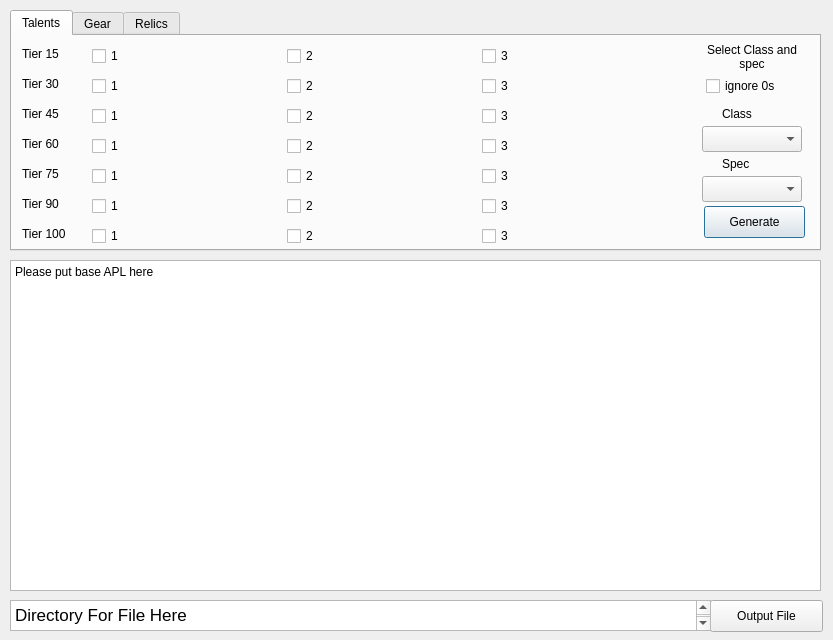
<?xml version="1.0" encoding="UTF-8"?>
<ui version="4.0">
 <class>Dialog</class>
 <widget class="QDialog" name="Dialog">
  <property name="geometry">
   <rect>
    <x>0</x>
    <y>0</y>
    <width>833</width>
    <height>640</height>
   </rect>
  </property>
  <property name="minimumSize">
   <size>
    <width>833</width>
    <height>640</height>
   </size>
  </property>
  <property name="maximumSize">
   <size>
    <width>833</width>
    <height>640</height>
   </size>
  </property>
  <property name="windowTitle">
   <string>Dialog</string>
  </property>
  <widget class="QTabWidget" name="tabWidget">
   <property name="geometry">
    <rect>
     <x>10</x>
     <y>10</y>
     <width>811</width>
     <height>241</height>
    </rect>
   </property>
   <property name="currentIndex">
    <number>0</number>
   </property>
   <widget class="QWidget" name="tabTalents">
    <attribute name="title">
     <string>Talents</string>
    </attribute>
    <widget class="QPushButton" name="buttonGenerateTalents">
     <property name="geometry">
      <rect>
       <x>692</x>
       <y>170</y>
       <width>101</width>
       <height>32</height>
      </rect>
     </property>
     <property name="text">
      <string>Generate</string>
     </property>
    </widget>
    <widget class="QLabel" name="label">
     <property name="geometry">
      <rect>
       <x>10</x>
       <y>10</y>
       <width>60</width>
       <height>16</height>
      </rect>
     </property>
     <property name="text">
      <string>Tier 15</string>
     </property>
    </widget>
    <widget class="QLabel" name="label_2">
     <property name="geometry">
      <rect>
       <x>10</x>
       <y>40</y>
       <width>60</width>
       <height>16</height>
      </rect>
     </property>
     <property name="text">
      <string>Tier 30</string>
     </property>
    </widget>
    <widget class="QLabel" name="label_3">
     <property name="geometry">
      <rect>
       <x>10</x>
       <y>70</y>
       <width>60</width>
       <height>16</height>
      </rect>
     </property>
     <property name="text">
      <string>Tier 45</string>
     </property>
    </widget>
    <widget class="QLabel" name="label_4">
     <property name="geometry">
      <rect>
       <x>10</x>
       <y>100</y>
       <width>60</width>
       <height>16</height>
      </rect>
     </property>
     <property name="text">
      <string>Tier 60</string>
     </property>
    </widget>
    <widget class="QLabel" name="label_5">
     <property name="geometry">
      <rect>
       <x>10</x>
       <y>130</y>
       <width>60</width>
       <height>16</height>
      </rect>
     </property>
     <property name="text">
      <string>Tier 75</string>
     </property>
    </widget>
    <widget class="QLabel" name="label_6">
     <property name="geometry">
      <rect>
       <x>10</x>
       <y>160</y>
       <width>60</width>
       <height>16</height>
      </rect>
     </property>
     <property name="text">
      <string>Tier 90</string>
     </property>
    </widget>
    <widget class="QLabel" name="label_7">
     <property name="geometry">
      <rect>
       <x>10</x>
       <y>190</y>
       <width>60</width>
       <height>16</height>
      </rect>
     </property>
     <property name="text">
      <string>Tier 100</string>
     </property>
    </widget>
    <widget class="QComboBox" name="comboBoxClass">
     <property name="geometry">
      <rect>
       <x>690</x>
       <y>90</y>
       <width>100</width>
       <height>26</height>
      </rect>
     </property>
    </widget>
    <widget class="QComboBox" name="comboBoxSpec">
     <property name="geometry">
      <rect>
       <x>690</x>
       <y>140</y>
       <width>100</width>
       <height>26</height>
      </rect>
     </property>
    </widget>
    <widget class="QLabel" name="label_8">
     <property name="geometry">
      <rect>
       <x>710</x>
       <y>70</y>
       <width>60</width>
       <height>16</height>
      </rect>
     </property>
     <property name="text">
      <string>Class</string>
     </property>
    </widget>
    <widget class="QLabel" name="label_9">
     <property name="geometry">
      <rect>
       <x>710</x>
       <y>120</y>
       <width>60</width>
       <height>16</height>
      </rect>
     </property>
     <property name="text">
      <string>Spec</string>
     </property>
    </widget>
    <widget class="QCheckBox" name="checkBox1_1">
     <property name="geometry">
      <rect>
       <x>80</x>
       <y>10</y>
       <width>175</width>
       <height>20</height>
      </rect>
     </property>
     <property name="text">
      <string>1</string>
     </property>
    </widget>
    <widget class="QCheckBox" name="checkBox2_1">
     <property name="geometry">
      <rect>
       <x>80</x>
       <y>40</y>
       <width>175</width>
       <height>20</height>
      </rect>
     </property>
     <property name="text">
      <string>1</string>
     </property>
    </widget>
    <widget class="QCheckBox" name="checkBox3_1">
     <property name="geometry">
      <rect>
       <x>80</x>
       <y>70</y>
       <width>175</width>
       <height>20</height>
      </rect>
     </property>
     <property name="text">
      <string>1</string>
     </property>
    </widget>
    <widget class="QCheckBox" name="checkBox4_1">
     <property name="geometry">
      <rect>
       <x>80</x>
       <y>100</y>
       <width>175</width>
       <height>20</height>
      </rect>
     </property>
     <property name="text">
      <string>1</string>
     </property>
    </widget>
    <widget class="QCheckBox" name="checkBox5_1">
     <property name="geometry">
      <rect>
       <x>80</x>
       <y>130</y>
       <width>175</width>
       <height>20</height>
      </rect>
     </property>
     <property name="text">
      <string>1</string>
     </property>
    </widget>
    <widget class="QCheckBox" name="checkBox6_1">
     <property name="geometry">
      <rect>
       <x>80</x>
       <y>160</y>
       <width>175</width>
       <height>20</height>
      </rect>
     </property>
     <property name="text">
      <string>1</string>
     </property>
    </widget>
    <widget class="QCheckBox" name="checkBox7_1">
     <property name="geometry">
      <rect>
       <x>80</x>
       <y>190</y>
       <width>175</width>
       <height>20</height>
      </rect>
     </property>
     <property name="text">
      <string>1</string>
     </property>
    </widget>
    <widget class="QCheckBox" name="checkBox6_2">
     <property name="geometry">
      <rect>
       <x>275</x>
       <y>160</y>
       <width>175</width>
       <height>20</height>
      </rect>
     </property>
     <property name="text">
      <string>2</string>
     </property>
    </widget>
    <widget class="QCheckBox" name="checkBox3_2">
     <property name="geometry">
      <rect>
       <x>275</x>
       <y>70</y>
       <width>175</width>
       <height>20</height>
      </rect>
     </property>
     <property name="text">
      <string>2</string>
     </property>
    </widget>
    <widget class="QCheckBox" name="checkBox2_2">
     <property name="geometry">
      <rect>
       <x>275</x>
       <y>40</y>
       <width>175</width>
       <height>20</height>
      </rect>
     </property>
     <property name="text">
      <string>2</string>
     </property>
    </widget>
    <widget class="QCheckBox" name="checkBox1_2">
     <property name="geometry">
      <rect>
       <x>275</x>
       <y>10</y>
       <width>175</width>
       <height>20</height>
      </rect>
     </property>
     <property name="text">
      <string>2</string>
     </property>
    </widget>
    <widget class="QCheckBox" name="checkBox4_2">
     <property name="geometry">
      <rect>
       <x>275</x>
       <y>100</y>
       <width>175</width>
       <height>20</height>
      </rect>
     </property>
     <property name="text">
      <string>2</string>
     </property>
    </widget>
    <widget class="QCheckBox" name="checkBox5_2">
     <property name="geometry">
      <rect>
       <x>275</x>
       <y>130</y>
       <width>175</width>
       <height>20</height>
      </rect>
     </property>
     <property name="text">
      <string>2</string>
     </property>
    </widget>
    <widget class="QCheckBox" name="checkBox7_2">
     <property name="geometry">
      <rect>
       <x>275</x>
       <y>190</y>
       <width>175</width>
       <height>20</height>
      </rect>
     </property>
     <property name="text">
      <string>2</string>
     </property>
    </widget>
    <widget class="QCheckBox" name="checkBox5_3">
     <property name="geometry">
      <rect>
       <x>470</x>
       <y>130</y>
       <width>200</width>
       <height>20</height>
      </rect>
     </property>
     <property name="text">
      <string>3</string>
     </property>
    </widget>
    <widget class="QCheckBox" name="checkBox2_3">
     <property name="geometry">
      <rect>
       <x>470</x>
       <y>40</y>
       <width>200</width>
       <height>20</height>
      </rect>
     </property>
     <property name="text">
      <string>3</string>
     </property>
    </widget>
    <widget class="QCheckBox" name="checkBox4_3">
     <property name="geometry">
      <rect>
       <x>470</x>
       <y>100</y>
       <width>200</width>
       <height>20</height>
      </rect>
     </property>
     <property name="text">
      <string>3</string>
     </property>
    </widget>
    <widget class="QCheckBox" name="checkBox6_3">
     <property name="geometry">
      <rect>
       <x>470</x>
       <y>160</y>
       <width>200</width>
       <height>20</height>
      </rect>
     </property>
     <property name="text">
      <string>3</string>
     </property>
    </widget>
    <widget class="QCheckBox" name="checkBox1_3">
     <property name="geometry">
      <rect>
       <x>470</x>
       <y>10</y>
       <width>200</width>
       <height>20</height>
      </rect>
     </property>
     <property name="text">
      <string>3</string>
     </property>
    </widget>
    <widget class="QCheckBox" name="checkBox7_3">
     <property name="geometry">
      <rect>
       <x>470</x>
       <y>190</y>
       <width>200</width>
       <height>20</height>
      </rect>
     </property>
     <property name="text">
      <string>3</string>
     </property>
    </widget>
    <widget class="QCheckBox" name="checkBox3_3">
     <property name="geometry">
      <rect>
       <x>470</x>
       <y>70</y>
       <width>200</width>
       <height>20</height>
      </rect>
     </property>
     <property name="text">
      <string>3</string>
     </property>
    </widget>
    <widget class="QLabel" name="labelTalentsTabInfo">
     <property name="geometry">
      <rect>
       <x>690</x>
       <y>0</y>
       <width>100</width>
       <height>41</height>
      </rect>
     </property>
     <property name="text">
      <string>Select Class and spec</string>
     </property>
     <property name="alignment">
      <set>Qt::AlignCenter</set>
     </property>
     <property name="wordWrap">
      <bool>true</bool>
     </property>
    </widget>
    <widget class="QCheckBox" name="checkBoxIgnoreZeros">
     <property name="geometry">
      <rect>
       <x>694</x>
       <y>40</y>
       <width>91</width>
       <height>20</height>
      </rect>
     </property>
     <property name="text">
      <string>ignore 0s</string>
     </property>
    </widget>
   </widget>
   <widget class="QWidget" name="tabGear">
    <attribute name="title">
     <string>Gear</string>
    </attribute>
    <widget class="QPushButton" name="buttonGenerateGear">
     <property name="geometry">
      <rect>
       <x>692</x>
       <y>170</y>
       <width>101</width>
       <height>32</height>
      </rect>
     </property>
     <property name="text">
      <string>Generate</string>
     </property>
    </widget>
    <widget class="QPushButton" name="buttonAddGear">
     <property name="geometry">
      <rect>
       <x>420</x>
       <y>60</y>
       <width>113</width>
       <height>32</height>
      </rect>
     </property>
     <property name="text">
      <string>Add Gear</string>
     </property>
    </widget>
    <widget class="QListView" name="listViewGearList">
     <property name="geometry">
      <rect>
       <x>10</x>
       <y>10</y>
       <width>391</width>
       <height>192</height>
      </rect>
     </property>
    </widget>
    <widget class="QPushButton" name="buttonRemoveGear">
     <property name="geometry">
      <rect>
       <x>420</x>
       <y>20</y>
       <width>113</width>
       <height>32</height>
      </rect>
     </property>
     <property name="text">
      <string>Remove Gear</string>
     </property>
    </widget>
    <widget class="QLabel" name="label_12">
     <property name="geometry">
      <rect>
       <x>710</x>
       <y>70</y>
       <width>60</width>
       <height>16</height>
      </rect>
     </property>
     <property name="text">
      <string>Class</string>
     </property>
    </widget>
    <widget class="QComboBox" name="comboBoxSpec_3">
     <property name="geometry">
      <rect>
       <x>690</x>
       <y>140</y>
       <width>100</width>
       <height>26</height>
      </rect>
     </property>
    </widget>
    <widget class="QLabel" name="label_13">
     <property name="geometry">
      <rect>
       <x>710</x>
       <y>120</y>
       <width>60</width>
       <height>16</height>
      </rect>
     </property>
     <property name="text">
      <string>Spec</string>
     </property>
    </widget>
    <widget class="QComboBox" name="comboBoxClass_3">
     <property name="geometry">
      <rect>
       <x>690</x>
       <y>90</y>
       <width>100</width>
       <height>26</height>
      </rect>
     </property>
    </widget>
    <widget class="QLabel" name="labelGearInfo">
     <property name="geometry">
      <rect>
       <x>690</x>
       <y>0</y>
       <width>100</width>
       <height>60</height>
      </rect>
     </property>
     <property name="text">
      <string>Select Class and spec for Gear options</string>
     </property>
     <property name="alignment">
      <set>Qt::AlignCenter</set>
     </property>
     <property name="wordWrap">
      <bool>true</bool>
     </property>
    </widget>
    <widget class="QPushButton" name="buttonEditGear">
     <property name="geometry">
      <rect>
       <x>420</x>
       <y>110</y>
       <width>113</width>
       <height>32</height>
      </rect>
     </property>
     <property name="text">
      <string>Edit Gear</string>
     </property>
    </widget>
   </widget>
   <widget class="QWidget" name="tabRelics">
    <attribute name="title">
     <string>Relics</string>
    </attribute>
    <widget class="QPushButton" name="buttonGenerateRelic">
     <property name="geometry">
      <rect>
       <x>692</x>
       <y>170</y>
       <width>101</width>
       <height>32</height>
      </rect>
     </property>
     <property name="text">
      <string>Generate</string>
     </property>
    </widget>
    <widget class="QPushButton" name="buttonAddRelic">
     <property name="geometry">
      <rect>
       <x>420</x>
       <y>60</y>
       <width>113</width>
       <height>32</height>
      </rect>
     </property>
     <property name="text">
      <string>Add Relic</string>
     </property>
    </widget>
    <widget class="QPushButton" name="buttonRemoveRelic">
     <property name="geometry">
      <rect>
       <x>420</x>
       <y>20</y>
       <width>113</width>
       <height>32</height>
      </rect>
     </property>
     <property name="text">
      <string>Remove Relic</string>
     </property>
    </widget>
    <widget class="QListView" name="listViewRelicList">
     <property name="geometry">
      <rect>
       <x>10</x>
       <y>10</y>
       <width>391</width>
       <height>192</height>
      </rect>
     </property>
    </widget>
    <widget class="QLabel" name="label_10">
     <property name="geometry">
      <rect>
       <x>710</x>
       <y>70</y>
       <width>60</width>
       <height>16</height>
      </rect>
     </property>
     <property name="text">
      <string>Class</string>
     </property>
    </widget>
    <widget class="QComboBox" name="comboBoxSpec_2">
     <property name="geometry">
      <rect>
       <x>690</x>
       <y>140</y>
       <width>100</width>
       <height>26</height>
      </rect>
     </property>
    </widget>
    <widget class="QLabel" name="label_11">
     <property name="geometry">
      <rect>
       <x>710</x>
       <y>120</y>
       <width>60</width>
       <height>16</height>
      </rect>
     </property>
     <property name="text">
      <string>Spec</string>
     </property>
    </widget>
    <widget class="QComboBox" name="comboBoxClass_2">
     <property name="geometry">
      <rect>
       <x>690</x>
       <y>90</y>
       <width>100</width>
       <height>26</height>
      </rect>
     </property>
    </widget>
    <widget class="QLabel" name="labelRelicInfo">
     <property name="geometry">
      <rect>
       <x>690</x>
       <y>0</y>
       <width>100</width>
       <height>60</height>
      </rect>
     </property>
     <property name="text">
      <string>&lt;html&gt;&lt;head/&gt;&lt;body&gt;&lt;p&gt;Select Class and spec for Relic options&lt;/p&gt;&lt;/body&gt;&lt;/html&gt;</string>
     </property>
     <property name="alignment">
      <set>Qt::AlignCenter</set>
     </property>
     <property name="wordWrap">
      <bool>true</bool>
     </property>
    </widget>
   </widget>
  </widget>
  <widget class="QPlainTextEdit" name="textEditAPL">
   <property name="geometry">
    <rect>
     <x>10</x>
     <y>260</y>
     <width>811</width>
     <height>331</height>
    </rect>
   </property>
   <property name="plainText">
    <string>Please put base APL here</string>
   </property>
  </widget>
  <widget class="QPushButton" name="buttonOutputFile">
   <property name="geometry">
    <rect>
     <x>710</x>
     <y>600</y>
     <width>113</width>
     <height>32</height>
    </rect>
   </property>
   <property name="text">
    <string>Output File</string>
   </property>
  </widget>
  <widget class="QTextEdit" name="textEditFileSave">
   <property name="geometry">
    <rect>
     <x>10</x>
     <y>600</y>
     <width>701</width>
     <height>31</height>
    </rect>
   </property>
   <property name="html">
    <string>&lt;!DOCTYPE HTML PUBLIC &quot;-//W3C//DTD HTML 4.0//EN&quot; &quot;http://www.w3.org/TR/REC-html40/strict.dtd&quot;&gt;
&lt;html&gt;&lt;head&gt;&lt;meta name=&quot;qrichtext&quot; content=&quot;1&quot; /&gt;&lt;style type=&quot;text/css&quot;&gt;
p, li { white-space: pre-wrap; }
&lt;/style&gt;&lt;/head&gt;&lt;body style=&quot; font-family:'.SF NS Text'; font-size:13pt; font-weight:400; font-style:normal;&quot;&gt;
&lt;p style=&quot; margin-top:0px; margin-bottom:0px; margin-left:0px; margin-right:0px; -qt-block-indent:0; text-indent:0px;&quot;&gt;Directory For File Here&lt;/p&gt;
&lt;p style=&quot;-qt-paragraph-type:empty; margin-top:0px; margin-bottom:0px; margin-left:0px; margin-right:0px; -qt-block-indent:0; text-indent:0px;&quot;&gt;&lt;br /&gt;&lt;/p&gt;&lt;/body&gt;&lt;/html&gt;</string>
   </property>
  </widget>
 </widget>
 <layoutdefault spacing="6" margin="11"/>
 <resources/>
 <connections/>
</ui>
